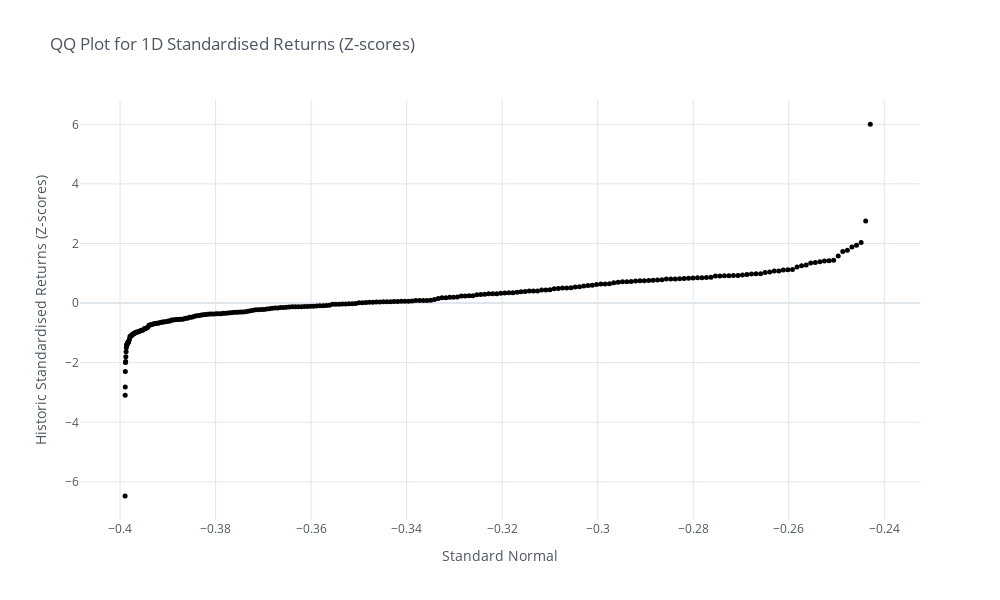

Write notebook code for a chart like this one.
### Code cell
# Plot the QQ plot for 1D returns
df_1D.iplot(kind='scatter', x='Standard Normal', y='zscore', mode='markers', size=5, symbol='circle', color='black', title='QQ Plot for 1D Standardised Returns (Z-scores)', xTitle='Standard Normal', yTitle='Historic Standardised Returns (Z-scores)', width=0.5, dimensions=(1000, 600))

### Figure 1 — Plotly figure (JSON) as saved in the notebook; plotly's stock layout.template omitted (floating-point values rounded to 4 significant figures; data arrays with more than 128 entries replaced by an {"elided": "..."} marker saying what was removed)
{"data": [{"line": {"color": "rgba(0, 0, 0, 1.0)", "dash": "solid", "shape": "linear", "width": 0.5}, "marker": {"size": 5, "symbol": "circle"}, "mode": "markers", "name": "zscore", "text": "", "type": "scatter", "x": {"elided": "252 float values"}, "y": {"elided": "252 mixed values"}}], "layout": {"height": 600, "legend": {"bgcolor": "#FFFFFF", "font": {"color": "#4D5663"}}, "paper_bgcolor": "#FFFFFF", "plot_bgcolor": "#FFFFFF", "title": {"font": {"color": "#4D5663"}, "text": "QQ Plot for 1D Standardised Returns (Z-scores)"}, "width": 1000, "xaxis": {"gridcolor": "#E1E5ED", "showgrid": true, "tickfont": {"color": "#4D5663"}, "title": {"font": {"color": "#4D5663"}, "text": "Standard Normal"}, "zerolinecolor": "#E1E5ED"}, "yaxis": {"gridcolor": "#E1E5ED", "showgrid": true, "tickfont": {"color": "#4D5663"}, "title": {"font": {"color": "#4D5663"}, "text": "Historic Standardised Returns (Z-scores)"}, "zerolinecolor": "#E1E5ED"}}}
